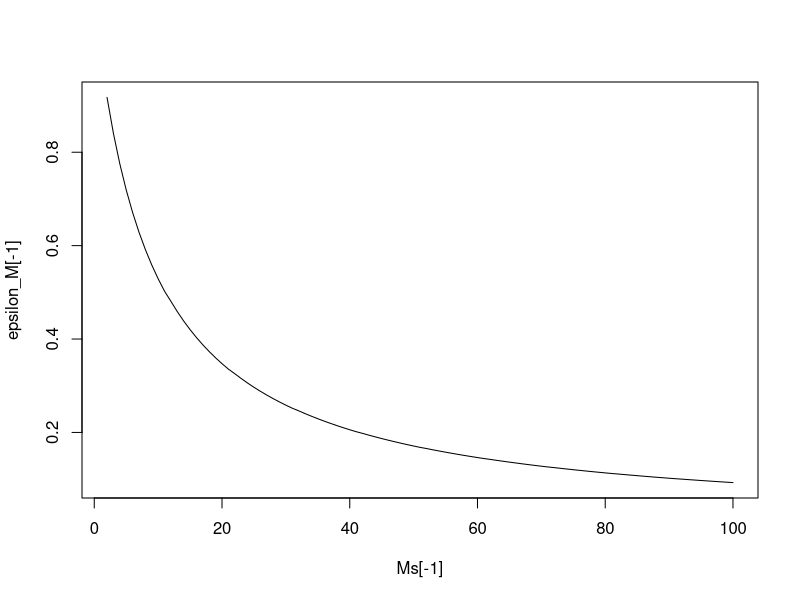

The R source for this figure:
## ---- chunk 1
library(matlab, quietly = TRUE, warn.conflicts = FALSE)
floyd_warshall <- function(A) {
  n <- dim(A)[1]
  S <- A
  P <- cell(n)
  rownames(P) <- rownames(A); colnames(P) <- colnames(A)
  # intialize P
  #  P[i, j] is a vector v where v[i] indicates position of node and
  #  names(P)[i] indicates the node ID
  for (i in 1:n) {
    for (j in 1:n) {
      P[[i, j]] <- c(0, 1)
      names(P[[i, j]]) <- rownames(A)[c(i, j)]
    }
  }
  # Floyd-Warshall algorithm
  for (k in 1:n) {
    for (i in 1:n) {
      for (j in 1:n) {
        if (S[i, j] > S[i, k] + S[k, j]) {
          S[i, j] <- S[i, k] + S[k, j]
          v1 <- P[[i, k]]
          v2 <- P[[k, j]] + max(v1)
          P[[i, j]] <- c(v1, v2[-1])
        }
      }
    }
  }
  list(S = S, P = P)
}
## ---- chunk 2
library(pracma, quietly = TRUE, warn.conflicts = FALSE)
n <- 50
# random log-normal weights
A <- exp(randn(n))
# delete some edges randomly
A[rand(n) > 3/n] <- Inf
# set diagonals to 0
diag(A) <- 0
SLETTERS <- c(LETTERS, paste0(rep(LETTERS, each = 26), rep(LETTERS, 26)))
rownames(A) <- SLETTERS[1:n]
colnames(A) <- SLETTERS[1:n]
## ---- chunk 3
res <- floyd_warshall(A); S <- res$S; P <- res$P
# the path lengths
L <- apply(P, c(1, 2), function(v) max(v[[1]]))
table(L)
## ---- chunk 4
i <- row(L)[L == max(L)][1]
j <- col(L)[L == max(L)][1]
L[i, j]
P[[i, j]]
## ---- chunk 5
nodes <- names(P[[i, j]])
(edges <- cbind(nodes[-length(nodes)], nodes[-1]))
interdists <- A[edges]
S[i, j]
sum(interdists)
## ---- chunk 6
fw_downsample <- function(A, M) {
  n <- dim(A)[1]
  S <- A
  P <- cell(n)
  rownames(P) <- rownames(A); colnames(P) <- colnames(A)
  for (i in 1:n) {
    for (j in 1:n) {
      P[[i, j]] <- c(0, 1)
      names(P[[i, j]]) <- rownames(A)[c(i, j)]
    }
  }
  for (k in 1:n) {
    for (i in 1:n) {
      for (j in 1:n) {
        if (S[i, j] > S[i, k] + S[k, j]) {
          S[i, j] <- S[i, k] + S[k, j]
          v1 <- P[[i, k]]
          v2 <- P[[k, j]] + max(v1)
          v <- c(v1, v2[-1])
          # downsampling step
          if (length(v) > M + 2) {
            vmid <- v[2:(length(v) - 1)]
            inds <- sort(sample(length(vmid), M, replace = FALSE))
            v <- c(v[1], vmid[inds], v[length(v)])
          }
          P[[i, j]] <- v
        }
      }
    }
  }
  list(S = S, P = P)  
}
## ---- chunk 7
diff1 <- function(v) v[-length(v)] - v[-1]
query_path <- function(P, i, j) {
  iter_count <- 1
  nodes <- P[[i, j]]
  while (max(-diff1(nodes)) > 1) {
    iter_count <- iter_count + 1
    gaps <- which(-diff1(nodes) > 1)
    edges <- cbind(names(nodes)[-length(nodes)], names(nodes)[-1])[gaps, , drop = FALSE]
    paths <- P[edges]
    # insert missing nodes
    for (no in 1:length(gaps)) {
      edge <- edges[no, ]
      path <- paths[[no]]
      ind <- which(names(nodes) == edge[1])
      pos <- nodes[ind]
      pre_edge <- nodes[1:ind]
      post_edge <- nodes[(ind + 1):length(nodes)]
      # insert path between pre-edge and post_edge (minus duplicated end node)
      nodes <- c(pre_edge, pos + path[-1], post_edge[-1])
    }
  }
  list(path = nodes, iter_count = iter_count)
}
## ---- chunk 8
res_d <- fw_downsample(A, 3)
# the full path
P[[i, j]]
# the stored path
res_d$P[[i, j]]
## ---- chunk 9
rec <- query_path(res_d$P, i, j)
# the recovered full path
rec$path
# number of iterations
rec$iter_count
## ---- chunk 10
ns <- 1:1000
eps <- 100/(100:10000)
grid <- data.frame(eps = rep(eps, each = length(ns)), ns = rep(ns, length(eps)))
Mval <- 4 * (1/(grid$eps + (2/grid$ns)) - 1/(2 + grid$eps * grid$ns)) + 1
Mc <- ceil(Mval)
Ms <- 1:100
epsilon_M <- sapply(Ms, function(M) grid$eps[max(which(Mval[grid$ns < M] <= M))])
#nlim <- sapply(Ms, function(M) grid$ns[max(which(Mval[grid$ns < M] <= M))])
plot(Ms[-1], epsilon_M[-1], type = "l")
